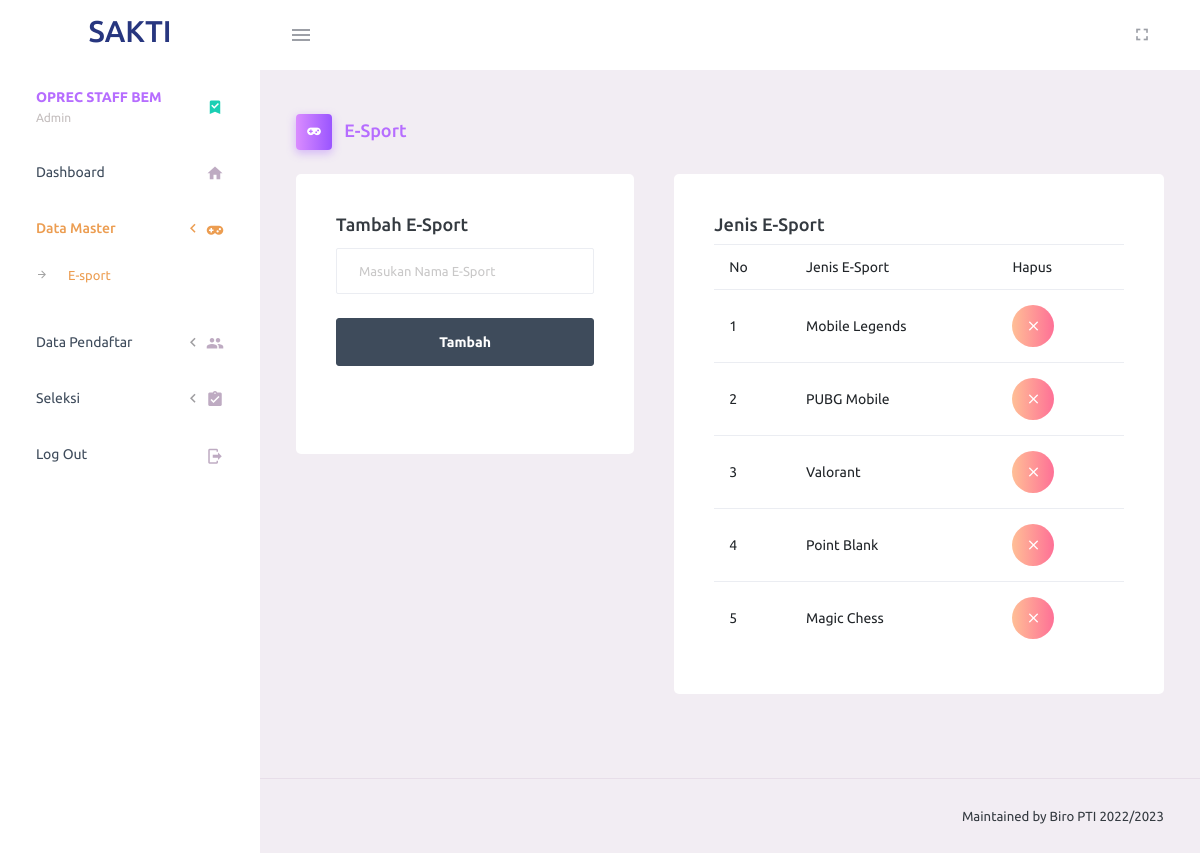
/OPREC_BEM_FIKTI_2022-2023/Dashboard-Admin/pages/esport.php (signed in), run on the app's committed database.
### tables this page shows
CREATE TABLE `esport` (
  `id_esport` int(11) NOT NULL,
  `nama_esport` varchar(20) NOT NULL
);

### OPREC_BEM_FIKTI_2022-2023/Dashboard-Admin/pages/esport.php (the view, shortened to what this page needs)
<?php
require("../config/function.php");
$esport = mysqli_query($conn,"SELECT * FROM esport");
?>
<!DOCTYPE html>
<html lang="en">
  <head>
    <?php include('../partials/header.php'); ?>
  </head>
  <body>
    <div class="container-scroller">
    <?php include('../partials/navbar.php'); ?>
      <div class="container-fluid page-body-wrapper">
        <?php include('../partials/sidebar.php'); ?>
        <div class="main-panel">
          <div class="content-wrapper">
            <div class="page-header">
              <h3 class="page-title text-primary">
                <span class="page-title-icon bg-gradient-primary text-white mr-2">
                  <i class="mdi mdi-gamepad-variant"></i>
                </span> E-Sport
              </h3>
            </div>
  		      <div class="row">
              <div class="col-md-5 grid-margin">
                <div class="card">
                  <div class="card-body">
                    <h4 class="card-title">Tambah E-Sport</h4>
                    <div class="template-demo">
                      <form action="" method="post">
                        <div class="form-group">
                          <input type="text" class="form-control" name="nama_esport" placeholder="Masukan Nama E-Sport" required>
                        </div>
                        <button type="submit" class="btn btn-dark btn-lg btn-block mb-5" name="tambah">Tambah</button>
                      </form>
                    </div>
                  </div>
                </div>
              </div>
              <div class="col-md-7 grid-margin stretch-card">
                <div class="card">
                  <div class="card-body">
                    <h4>Jenis E-Sport</h4>
                    <table class="table">
                      <thead>
                        <tr>
                          <td>No</td>
                          <td>Jenis E-Sport</td>
                          <td>Hapus</td>
                        </tr>
                      </thead>
                      <tbody>
                        <?php
                          $no=1;
                          foreach($esport as $es) :
                        ?>
                        <tr>
                          <td><?= $no;?></td>
                          <td><?= $es['nama_esport']; ?></td>
                          <td>
                            <a href="?id_esport=<?= $es['id_esport']; ?>" onclick="return confirm('Yakin <?= $es['nama_esport']; ?> dihapus?');">
                              <button type="button" class="btn btn-gradient-danger btn-rounded btn-icon btn-sm mr-2">
                                <i class="mdi mdi-close"></i>
                              </button>
                            </a>
                          </td>
                        </tr>
                        <?php
                          $no++;
                          endforeach;
                        ?>
                      </tbody>
                    </table>
                  </div>
                </div>
              </div>
  		      </div>
          </div>
          <?php include('../partials/footer.php'); ?>
        </div>
      </div>
    </div>
  </body>
</html>

### data on the page
esport: nama_esport "Mobile Legends"
esport: nama_esport "PUBG Mobile"
esport: nama_esport "Valorant"
esport: nama_esport "Point Blank"
esport: nama_esport "Magic Chess"
